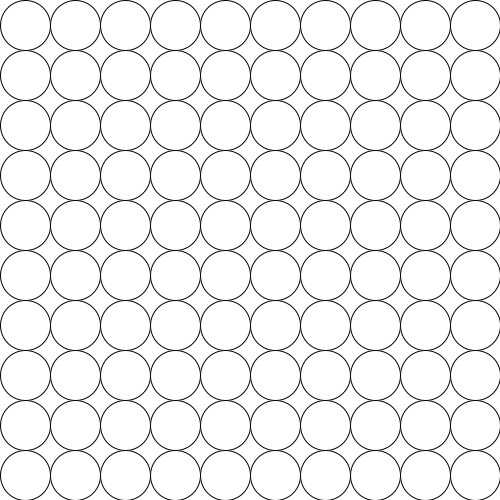
Frame 1 (no input)
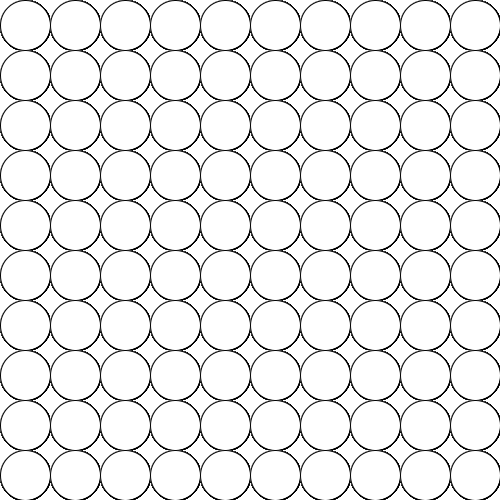
Frame 60 (the mouse pressed at the canvas centre just before this capture)
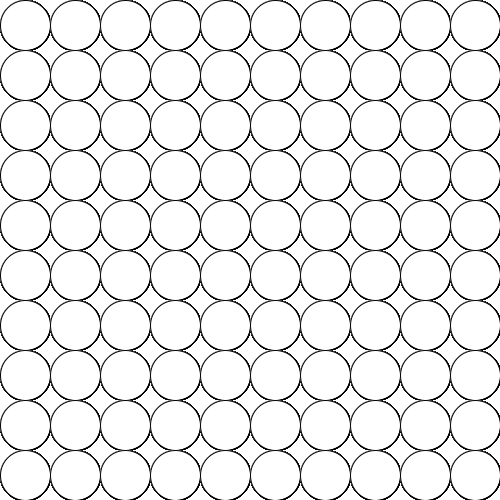
Frame 120 (the mouse held since frame 60 and released just before this capture)

The Processing sketch that drew these frames (run headless with seeded random() and noise(); from frame 60 on, the mouse is pressed at the canvas centre):

// Processing sketch: sketch_170915b
// ── sketch_170915b.pde
int columnas= 20;
int filas=50;
int p=50;//ancho y alto del circulo

void setup() {
size(500,500);
background(255);

}
void draw(){
for(int i=0; i<columnas; i++){
 for(int j=0; j<columnas; j++){
;
  ellipseMode(CORNER);
  ellipse(i*p,j*p,p,p);
 
   }
  }
}
void mouseMoved(){
  fill(random(255),0,0);

}
